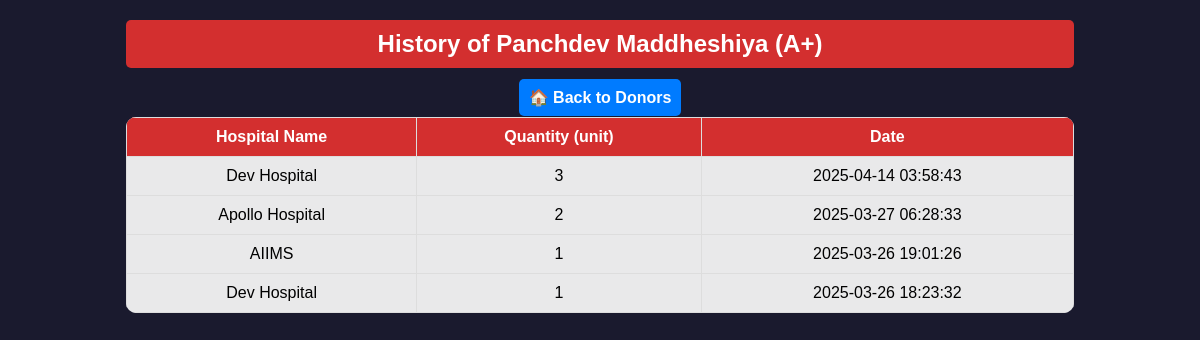
/donor_history.php?id=9 (signed in), run on the app's committed database.
### tables this page shows
CREATE TABLE `donors` (
  `id` int(11) NOT NULL,
  `name` varchar(100) NOT NULL,
  `blood_group` varchar(3) NOT NULL,
  `quantity` int(11) DEFAULT 1,
  `date_added` timestamp NOT NULL DEFAULT current_timestamp(),
  `hospital` varchar(255) NOT NULL
);

CREATE TABLE `donor_history` (
  `id` int(11) NOT NULL,
  `donor_id` int(11) NOT NULL,
  `hospital_name` varchar(255) DEFAULT NULL,
  `quantity` int(11) NOT NULL,
  `donation_date` timestamp NULL DEFAULT current_timestamp()
);

### donor_history.php (the view, shortened to what this page needs)
<?php
include 'config.php';
$donor_id = isset($_GET['id']) ? intval($_GET['id']) : 0;
$limit = 6;
$page = isset($_GET['page']) && is_numeric($_GET['page']) ? intval($_GET['page']) : 1;
$offset = ($page - 1) * $limit;
$donorQuery = "SELECT name, blood_group FROM donors WHERE id = ?";
$stmt = $conn->prepare($donorQuery);
$stmt->bind_param("i", $donor_id);
$stmt->execute();
$donorResult = $stmt->get_result();
$donor = $donorResult->fetch_assoc();
$sql = "SELECT hospital_name, quantity, donation_date FROM donor_history WHERE donor_id = ? ORDER BY donation_date DESC LIMIT ? OFFSET ?";
$stmt = $conn->prepare($sql);
$stmt->bind_param("iii", $donor_id, $limit, $offset);
$stmt->execute();
$result = $stmt->get_result();
?>
<!DOCTYPE html>
<html lang="en">
<head>
</head>
<body>
<div class="container">
    <h2>History of <?php echo htmlspecialchars($donor['name']); ?> (<?php echo htmlspecialchars($donor['blood_group']); ?>)</h2>
    <a href="manage_donors.php" class="back-btn">🏠 Back to Donors</a>
    <table>
        <tr>
            <th>Hospital Name</th>
            <th>Quantity (unit)</th>
            <th>Date</th>
        </tr>
        <?php
        if ($result->num_rows > 0) {
            while ($row = $result->fetch_assoc()) {
                echo "<tr>
                        <td>" . htmlspecialchars($row["hospital_name"]) . "</td>
                        <td>" . htmlspecialchars($row["quantity"]) . "</td>
                        <td>" . htmlspecialchars($row["donation_date"]) . "</td>
                      </tr>";
            }
        } else {
            echo "<tr><td colspan='3'>No donation history found</td></tr>";
        }
        ?>
    </table>
</div>
</body>
</html>

### donor_history.php (style rules this page uses)
body { font-family: Arial, sans-serif; background: #1A1A2E; color: white; text-align: center; }
.container { width: 80%; margin: 20px auto; }
h2 { background-color: #d32f2f; color: white; padding: 10px; border-radius: 5px; }
.back-btn { background: #007bff; color: white; padding: 10px; text-decoration: none; border-radius: 5px; font-weight: bold; }
table { width: 100%; margin-top: 10px; border-collapse: collapse; background: rgba(255, 255, 255, 0.9); color: black; border-radius: 10px; overflow: hidden; }
th, td { padding: 10px; text-align: center; border: 1px solid #ddd; }
th { background: #d32f2f; color: white; }

### data on the page
donors: name "Panchdev Maddheshiya", blood_group "A+"
donor_history: hospital_name "Dev Hospital", quantity "3", donation_date "2025-04-14 03:58:43"
donor_history: hospital_name "Apollo Hospital", quantity "2", donation_date "2025-03-27 06:28:33"
donor_history: hospital_name "AIIMS", quantity "1", donation_date "2025-03-26 19:01:26"
donor_history: hospital_name "Dev Hospital", quantity "1", donation_date "2025-03-26 18:23:32"
